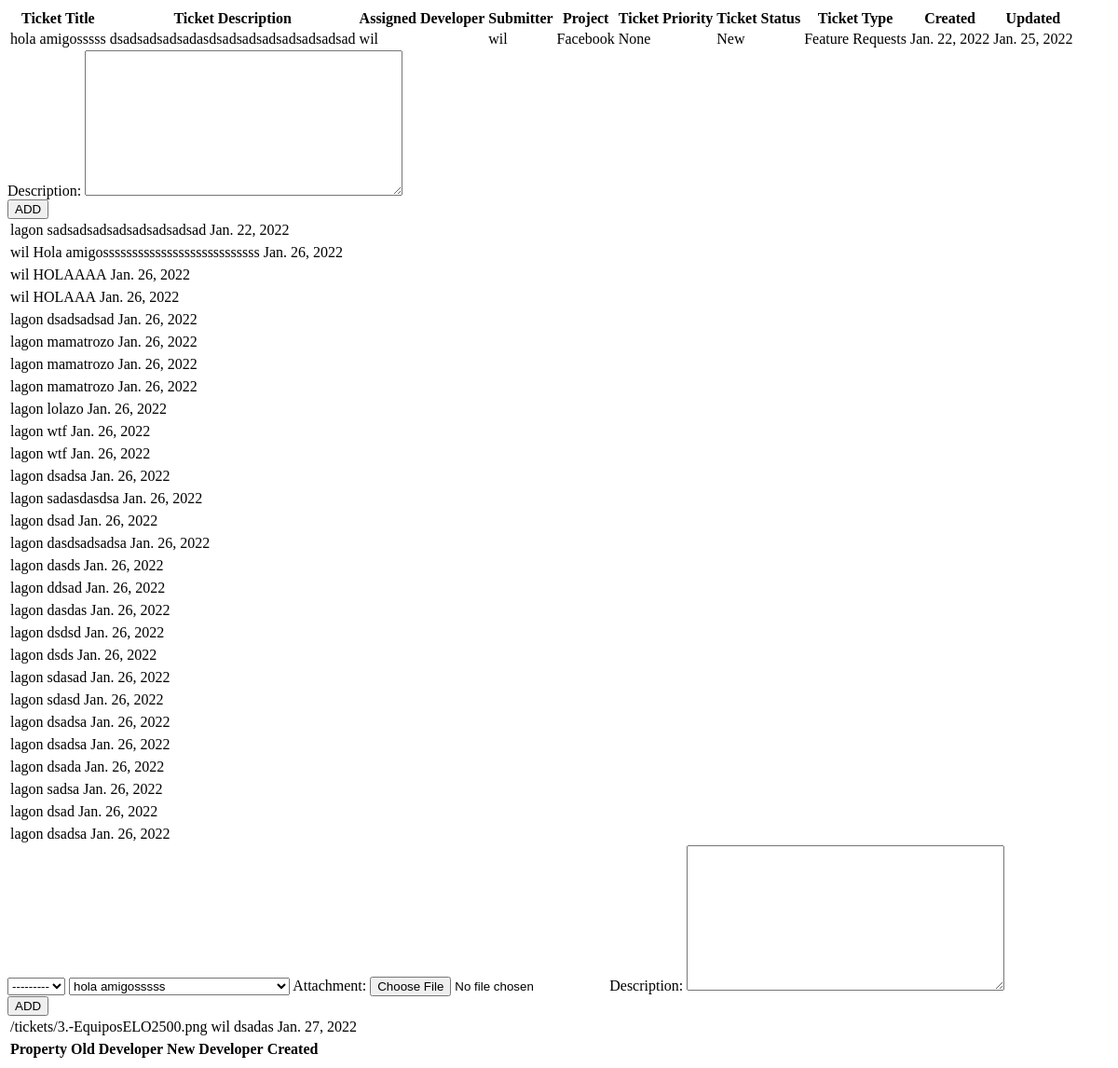
Page /my-tickets/8/ on the earlier database version.
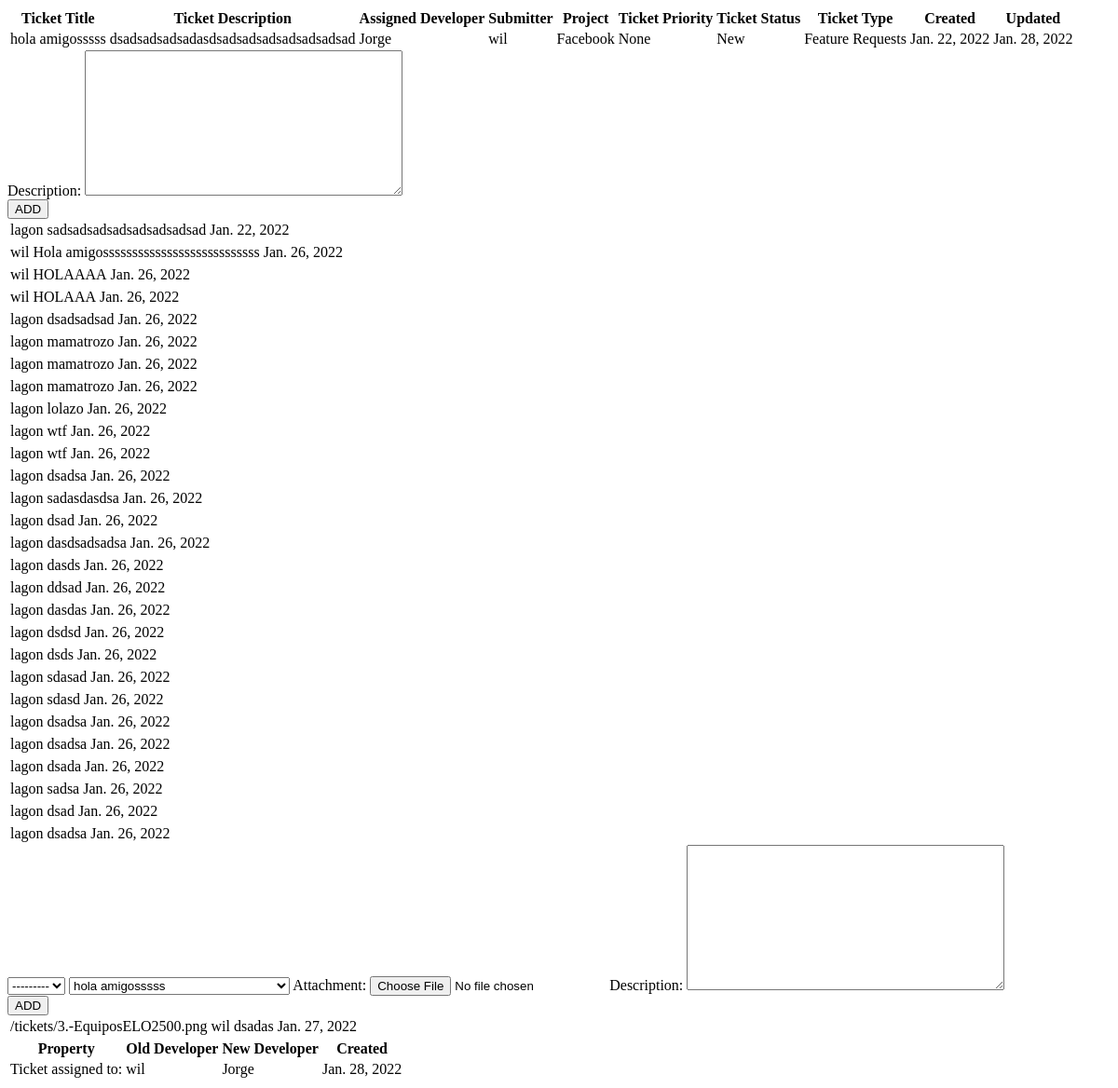
Same page on the later database version.
### experimenting/models.py (models this page shows, shortened)
class Ticket(models.Model):
    priority_level_choices = [
        ("N", "None"),
        ("L", "Low"),
        ("M", "Medium"),
        ("H", "High"),
        ("VH", "Very High"),
    ]
    status_choices = [
        ("NW", "New"),
        ("OP", "Open"),
        ("IP", "In Progress"),
        ("RS", "Resolved"),
        ("AIR", "Additional Info Required"),
    ]
    ticket_type_choices = [
        ("BG", "Bugs/Errors"),
        ("FR", "Feature Requests"),
        ("OC", "Other Comments"),
        ("TDR", "Training / Document Requests"),
    ]
    submitter = models.ForeignKey(User, on_delete=models.RESTRICT, related_name="submitter", default=1)
    modified_by = models.ForeignKey(User, on_delete=models.RESTRICT, default=1)
    assigned_developer = models.ForeignKey(User, on_delete=models.RESTRICT, related_name="assigned_developer", default=1)
    project = models.ForeignKey(Project, on_delete=models.CASCADE)
    title = models.CharField(max_length=50)
    description = models.CharField(max_length=254)
    priority_level = models.CharField(max_length=20, choices=priority_level_choices)
    status = models.CharField(max_length=20, choices=status_choices)
    ticket_type = models.CharField(max_length=20, choices=ticket_type_choices)
    created = models.DateField(auto_now_add=True)
    updated = models.DateField(auto_now=True)
    def __str__(self):
        return self.title

class Comment(models.Model):
    author = models.ForeignKey(User, on_delete=models.CASCADE)
    ticket = models.ForeignKey(Ticket, on_delete=models.CASCADE)
    description = models.CharField(max_length=254)
    created = models.DateField(auto_now_add=True)
    updated = models.DateField(auto_now=True)

class File(models.Model):
    author = models.ForeignKey(User, on_delete=models.CASCADE)
    ticket = models.ForeignKey(Ticket, on_delete=models.CASCADE)
    description = models.CharField(max_length=254)
    attachment = models.FileField(upload_to="tickets/", blank=True)
    created = models.DateField(auto_now_add=True)
    updated = models.DateField(auto_now=True)

class Project(models.Model):
    assigned_personnel = models.ManyToManyField(User)
    name = models.CharField(max_length=50)
    description = models.CharField(max_length=254)
    def __str__(self):
        return self.name

class TicketHistory(models.Model):
    ticket = models.ForeignKey(Ticket, on_delete=models.CASCADE)
    old_developer = models.ForeignKey(User, on_delete=models.RESTRICT, related_name="old_dev")
    new_developer = models.ForeignKey(User, on_delete=models.RESTRICT)
    created = models.DateField(auto_now_add=True)
    class Meta:
        ordering = ["-created"]

### experimenting/views.py (the view, shortened to what this page needs)
# urls.py: path("my-tickets/<int:ticket_id>/", views.ticketsDetailView, name="tickets_detail"),
def ticketsDetailView(request, ticket_id):
    ticket = get_object_or_404(Ticket, pk=ticket_id)
    comment_form = CreateCommentForm(initial={"author": request.user, "ticket": ticket})
    file_form = CreateFileForm(initial={"author": request.user, "ticket": ticket})
    if request.method == "POST":
        comment_form = CreateCommentForm(request.POST)
        if comment_form.is_valid():
            comment_form.save()
    if request.method == "POST":
        file_form = CreateFileForm(request.POST, request.FILES)
        if file_form.is_valid():
            file_form.save()
    comment_list = Comment.objects.filter(ticket=ticket)
    file_list = File.objects.filter(ticket=ticket)
    ticket_history_list = TicketHistory.objects.filter(ticket=ticket)
    context = {
        "ticket": ticket,
        "comment_form": comment_form,
        "comment_list": comment_list,
        "file_form": file_form,
        "file_list": file_list,
        "ticket_history_list": ticket_history_list,
    }
    return render(request, "admin/tickets/tickets_detail.html", context)

### experimenting/forms.py
class CreateCommentForm(ModelForm):
    author = forms.ModelChoiceField(queryset=User.objects.all())
    ticket = forms.ModelChoiceField(queryset=Ticket.objects.all())
    description = forms.CharField(max_length=254, widget=forms.Textarea)
    class Meta:
        model = Comment
        fields = ["author", "ticket", "description"]

class CreateFileForm(ModelForm):
    author = forms.ModelChoiceField(queryset=User.objects.all())
    ticket = forms.ModelChoiceField(queryset=Ticket.objects.all())
    description = forms.CharField(max_length=254, widget=forms.Textarea)
    attachment = forms.FileField()
    class Meta:
        model = File
        fields = ["author", "ticket", "description", "attachment"]

### templates/admin/tickets/tickets_detail.html (shortened to what this page needs)
{% load static %}
<!DOCTYPE html>
<html lang="en">
<head>
</head>
<body>
<table>
    <thead>
        <tr>
            <th>Ticket Title</th>
            <th>Ticket Description</th>
            <th>Assigned Developer</th>
            <th>Submitter</th>
            <th>Project</th>
            <th>Ticket Priority</th>
            <th>Ticket Status</th>
            <th>Ticket Type</th>
            <th>Created</th>
            <th>Updated</th>
        </tr>
    </thead>
    <tbody>
        <tr>
            <td>{{ ticket.title }}</td>
            <td>{{ ticket.description }}</td>
            <td>{{ ticket.assigned_developer }}</td>
            <td>{{ ticket.submitter }}</td>
            <td>{{ ticket.project }}</td>
            <td>{{ ticket.get_priority_level_display }}</td>
            <td>{{ ticket.get_status_display }}</td>
            <td>{{ ticket.get_ticket_type_display }}</td>
            <td>{{ ticket.created }}</td>
            <td>{{ ticket.updated }}</td>
        </tr>
    </tbody>
</table>
<form id="comment_form" action="">
    {{ comment_form.description.label_tag }}
    {{ comment_form.description}}
</form>
<button onclick="createNewComment()">ADD</button>
<div id="replaceable-comment-table">
    {% include 'admin/tickets/tickets_detail_comments_logic.html' %}
</div>
<form id="file_form" method="POST" enctype="multipart/form-data">
    {{ file_form.author }}
    {{ file_form.ticket }}
    {{ file_form.attachment.label_tag }}
    {{ file_form.attachment }}
    {{ file_form.description.label_tag }}
    {{ file_form.description }}
</form>
<button type="submit" onclick="createNewFile()">ADD</button>
<div id="replaceable-file-table">
    {% include 'admin/tickets/tickets_detail_files_logic.html' %}
</div>
<table>
    <thead>
        <tr>
            <th>Property</th>
            <th>Old Developer</th>
            <th>New Developer</th>
            <th>Created</th>
        </tr>
    </thead>
    <tbody>
    {% for ticket_history in ticket_history_list %}
        <tr>
            <td>Ticket assigned to: </td>
            <td>{{ ticket_history.old_developer }}</td>
            <td>{{ ticket_history.new_developer }}</td>
            <td>{{ ticket_history.created }}</td>
        </tr>
    {% endfor %}
    </tbody>
</table>
</body>
</html>

### templates/admin/tickets/tickets_detail_comments_logic.html
				{% if comment_list %}
				{% for comment in comment_list %}
					<div class="table100-body js-pscroll">
						<table>
							<tbody>
								<tr class="row100 body">
									<td class="cell100 column1">{{ comment.author.username }}</td>
									<td class="cell100 column2">{{ comment.description }}</td>
                                    <td class="cell300 column3">{{ comment.created }}</td>
								</tr>
							</tbody>
						</table>
					</div>
				{% endfor %}
				{% else %}
					<h3>There are no comments. Please create a new one.</h3>
				{% endif %}

### templates/admin/tickets/tickets_detail_files_logic.html
				{% if file_list %}
				{% for file in file_list %}
					<div class="table100-body js-pscroll">
						<table>
							<tbody>
								<tr class="row100 body">
									<td class="cell100 column1">{{ file.attachment.url }}</td>
									<td class="cell100 column2">{{ file.author.username }}</td>
                                    <td class="cell300 column3">{{ file.description }}</td>
									<td class="cell300 column4">{{ file.created }}</td>
								</tr>
							</tbody>
						</table>
					</div>
				{% endfor %}
				{% else %}
					<h3>There are no files. Please create a new one.</h3>
				{% endif %}

Differences in the rows shown:
changed Ticket "hola amigosssss": assigned_developer "wil" → "Jorge"; updated "Jan. 25, 2022" → "Jan. 28, 2022"
added TicketHistory: old_developer "wil", new_developer "Jorge", created "Jan. 28, 2022"
